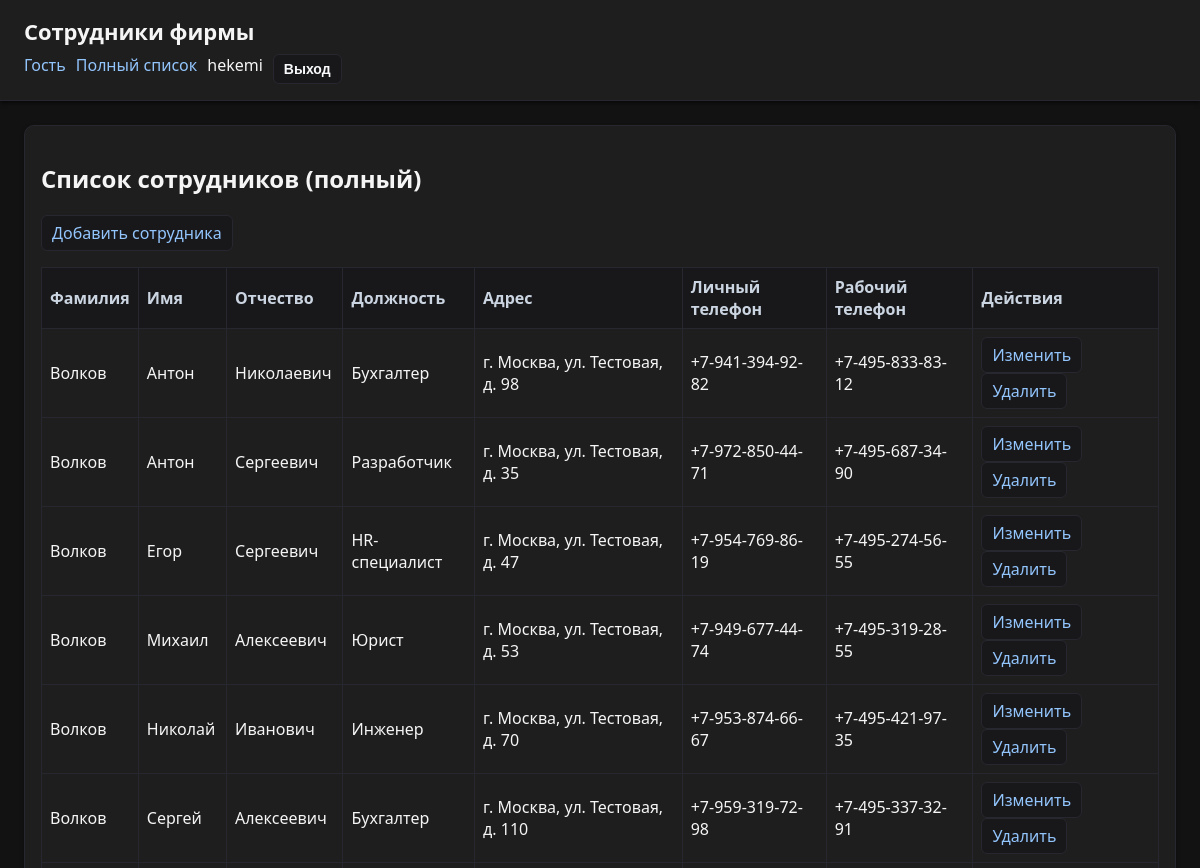
Before: /employees/ (signed in, upper part) with the older database file.
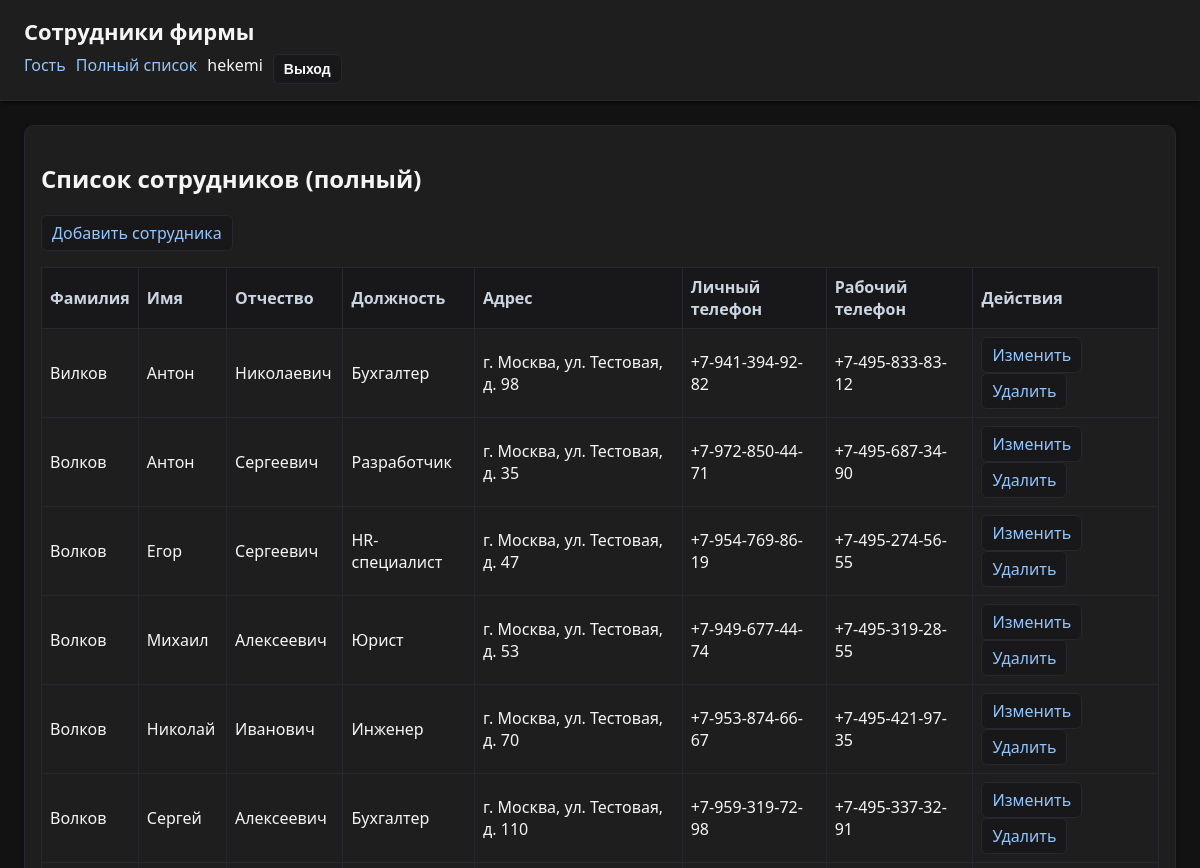
After: the same page with the newer database file.
### employees/models.py (models this page shows, shortened)
class Employee(models.Model):
    last_name = models.CharField("Фамилия", max_length=100)
    first_name = models.CharField("Имя", max_length=100)
    patronymic = models.CharField("Отчество", max_length=100, blank=True)
    position = models.CharField("Должность", max_length=150)
    address = models.CharField("Адрес", max_length=255)
    personal_phone = models.CharField("Личный телефон", max_length=30)
    work_phone = models.CharField("Рабочий телефон", max_length=30)
    class Meta:
        verbose_name = "Сотрудник"
        verbose_name_plural = "Сотрудники"
        ordering = ("last_name", "first_name", "patronymic")

### employees/views.py (the view)
# urls.py: path("employees/", views.employee_list, name="full_list"),
@login_required
@permission_required("employees.view_employee", raise_exception=True)
def employee_list(request):
    employees = Employee.objects.all()
    return render(request, "employees/full_list.html", {"employees": employees})

### employees/templates/employees/full_list.html
{% extends "employees/base.html" %}
{% block content %}
<h2>Список сотрудников (полный)</h2>
{% if perms.employees.add_employee %}
  <p><a class="btn-link" href="{% url 'employees:add' %}">Добавить сотрудника</a></p>
{% endif %}
<table>
  <tr>
    <th>Фамилия</th><th>Имя</th><th>Отчество</th><th>Должность</th><th>Адрес</th><th>Личный телефон</th><th>Рабочий телефон</th><th>Действия</th>
  </tr>
  {% for e in employees %}
  <tr>
    <td>{{ e.last_name }}</td>
    <td>{{ e.first_name }}</td>
    <td>{{ e.patronymic }}</td>
    <td>{{ e.position }}</td>
    <td>{{ e.address }}</td>
    <td>{{ e.personal_phone }}</td>
    <td>{{ e.work_phone }}</td>
    <td>
      {% if perms.employees.change_employee %}
        <a class="btn-link" href="{% url 'employees:edit' e.pk %}">Изменить</a>
      {% endif %}
      {% if perms.employees.delete_employee %}
        <a class="btn-link" href="{% url 'employees:delete' e.pk %}">Удалить</a>
      {% endif %}
    </td>
  </tr>
  {% endfor %}
</table>
{% endblock %}

Changed rows visible on the page:
changed Employee "Николаевич": last_name "Волков" → "Вилков"
